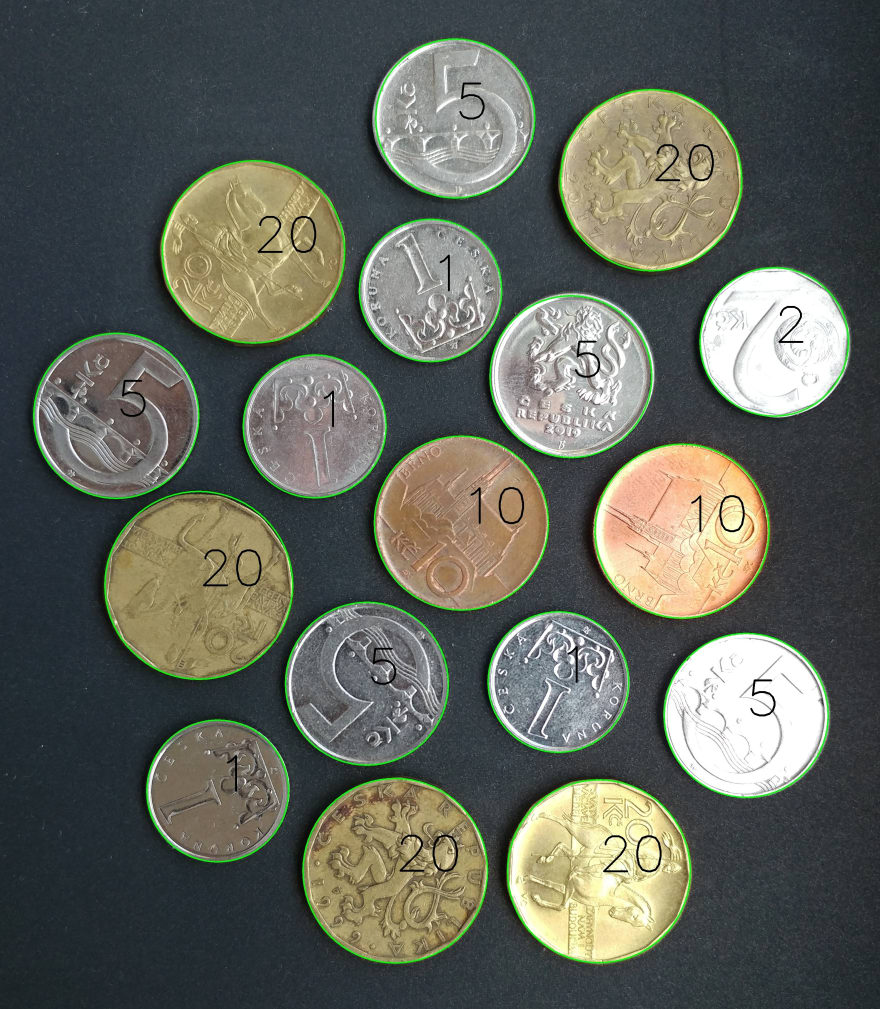
#> input picture imageProcessing/midterm/coin2.jpeg, 880 x 1009 px, found by its file name
$ python detectCoin.py
#> lines starting #> are read from the running program, lines starting #| are printed output that depends on the picture; after the words box and inside, x2 and y2 are one past the last pixel; in counts of white or black regions, pixels touching at a corner belong together
import cv2
import numpy as np

# Load the image
image = cv2.imread('midterm/coin2.jpeg', cv2.IMREAD_COLOR)
#> image is the input picture: shape (1009, 880, 3); mean B, G, R 90.8, 99.6, 96.3
gray = cv2.cvtColor(image, cv2.COLOR_BGR2GRAY)
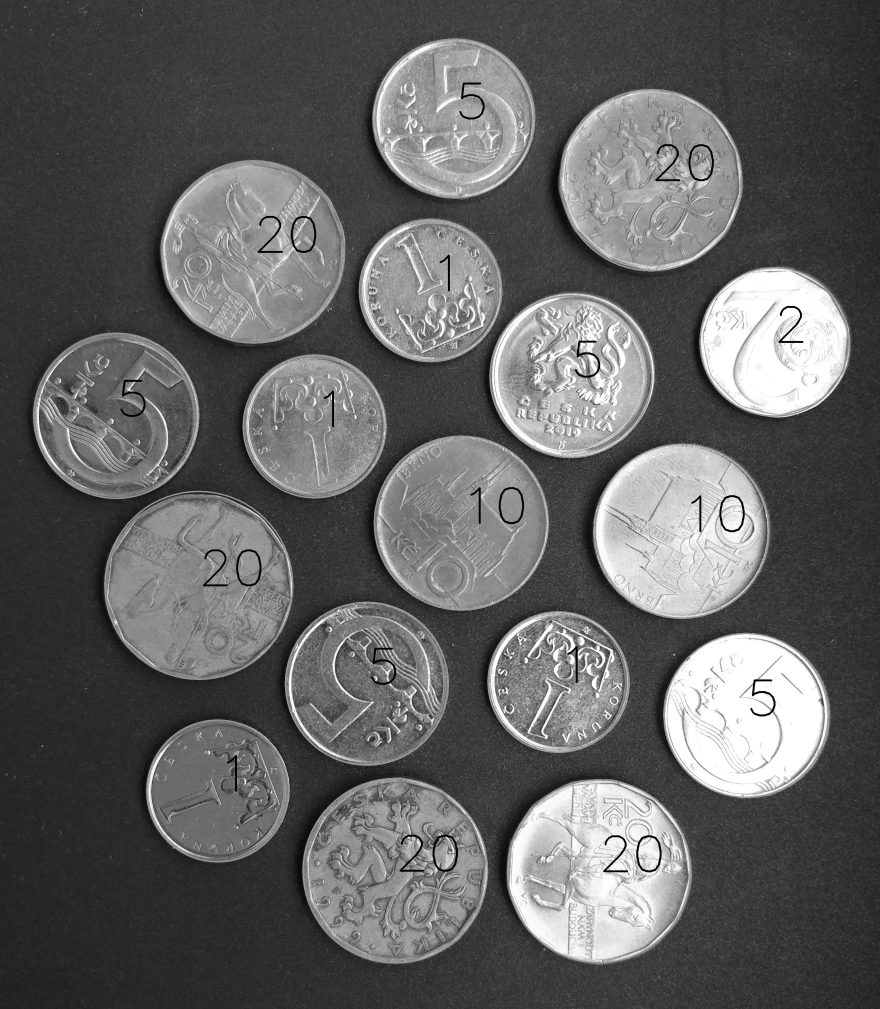
#> gray: shape (1009, 880); min 0, max 255, mean 97.6

# Apply Gaussian blur to reduce noise and improve circle detection
blurred = cv2.GaussianBlur(gray, (9, 9), 2)

# Detect circles using Hough Circle Transform
circles = cv2.HoughCircles(
    blurred,
    cv2.HOUGH_GRADIENT,
    #ปรับค่าให้เหมาะสมกับภาพ
    dp=1,  # Inverse ratio of the accumulator resolution
    minDist=100,  # Minimum distance between the centers of the detected circles
    param1=100,  # Upper threshold for the internal Canny edge detector
    param2=30,   # Threshold for circle center detection
    minRadius=20,  # Minimum radius of circles to be detected
    maxRadius=100   # Maximum radius of circles to be detected
)
#> circles = 17 rows, first 8: [395.5, 870.5, 92.8], [461.5, 522.5, 87.9], [650.5, 179.5, 91.2], [367.5, 683.5, 81.6], [572.5, 374.5, 82.1], [199.5, 584.5, 95.1], [314.5, 426.5, 71.8], [773.5, 341.5, 74.1]

if circles is not None:
    circles = np.uint16(np.around(circles))
#> circles = 17 rows, first 8: [396, 870, 93], [462, 522, 88], [650, 180, 91], [368, 684, 82], [572, 374, 82], [200, 584, 95], [314, 426, 72], [774, 342, 74]
    for circle in circles[0, :]:
        center = (circle[0], circle[1])
        radius = circle[2]

        # Draw the circle and center
        cv2.circle(image, center, radius, (0, 255, 0), 2)
        cv2.circle(image, center, 2, (0, 0, 255), 3)
#> this loop made 17 passes
#> (center, radius) on passes 1 to 12: ((396, 870), 93), ((462, 522), 88), ((650, 180), 91), ((368, 684), 82), ((572, 374), 82), ((200, 584), 95), ((314, 426), 72), ((774, 342), 74), ((746, 714), 82), ((600, 872), 91), ((432, 290), 72), ((116, 414), 82)
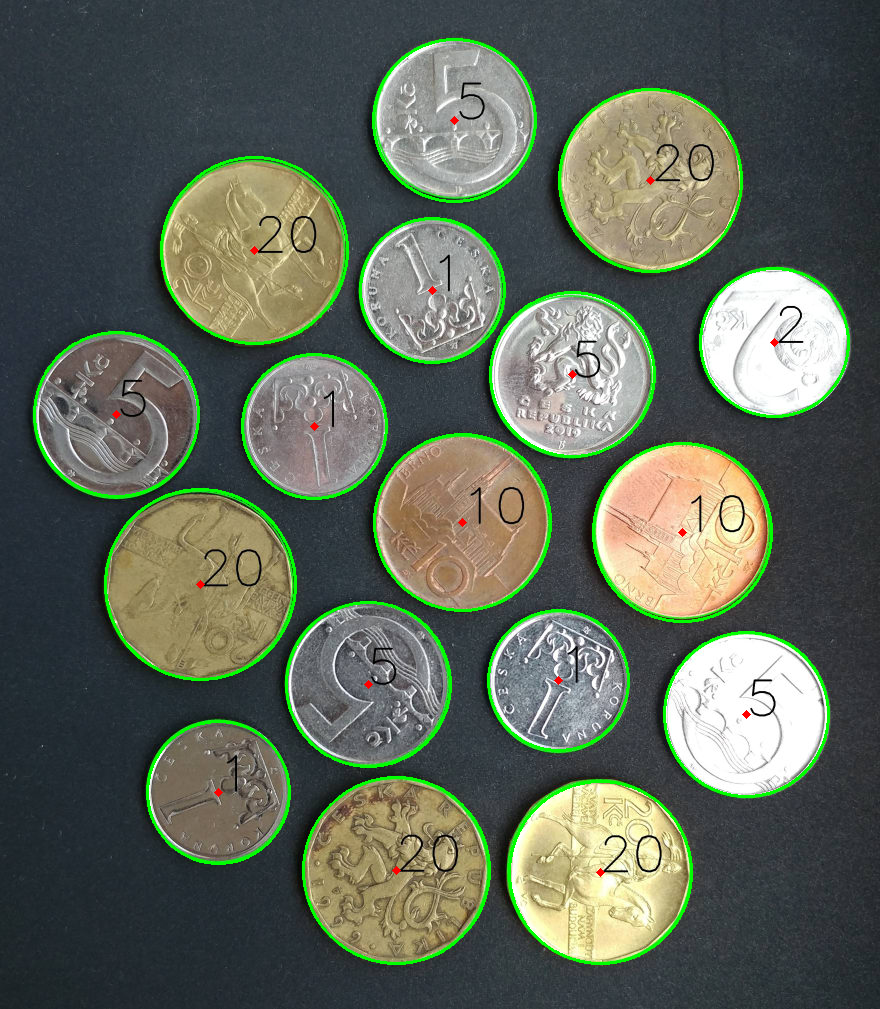
#> image: shape (1009, 880, 3); 3.05% of pixels changed, all inside (x1, y1, x2, y2) = (33, 38, 850, 965)

# Display the result
cv2.imshow('Detected Circles', image)
cv2.waitKey(0)
cv2.destroyAllWindows()
